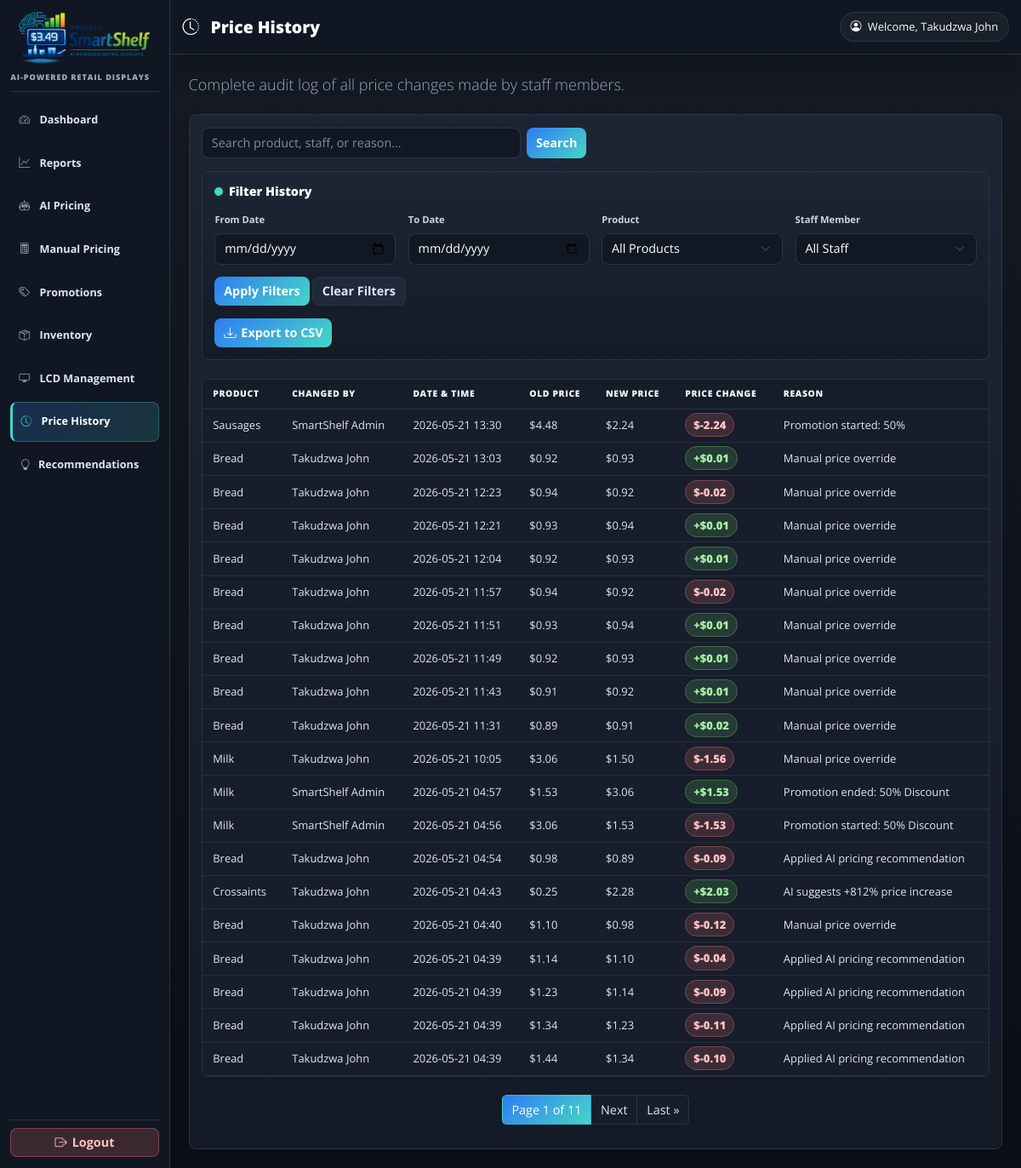
/ProjectSmartShelf/price-history/ (signed in), run on the app's committed database.
### ProjectSmartShelf/models.py (models this page shows, shortened)
class PriceHistory(models.Model):
    product = models.ForeignKey(Product, on_delete=models.CASCADE, related_name='price_history')
    changed_by = models.ForeignKey(settings.AUTH_USER_MODEL, on_delete=models.SET_NULL, null=True)
    changed_at = models.DateTimeField(auto_now_add=True)
    old_price = models.DecimalField(max_digits=10, decimal_places=2)
    new_price = models.DecimalField(max_digits=10, decimal_places=2)
    reason = models.TextField(blank=True, default='')
    class Meta:
        ordering = ['-changed_at', '-id']  # Show newest changes first

### checkout/models.py (models this page shows, shortened)
class Product(models.Model):
    name = models.CharField(max_length=200)
    category = models.CharField(max_length=100)
    price = models.DecimalField(max_digits=10, decimal_places=2)
    expiry_date=models.DateField(null=True, blank=True)
    inventory_level = models.IntegerField(default=0, help_text='Current stock count')
    lcd_id = models.IntegerField(default=1, help_text="1, 2, or 3 for the shelf display")
    class Meta:
        ordering = ['name']

### ProjectSmartShelf/views.py (the view)
# urls.py: path("price-history/", views.price_history_view, name="price_history"),
@staff_member_required(login_url='staff_login')
def price_history_view(request):
    history_list = PriceHistory.objects.select_related('product', 'changed_by').all()
    search_query = request.GET.get('search', '')
    if search_query:
        history_list = history_list.filter(
            Q(product__name__icontains=search_query) |
            Q(changed_by__username__icontains=search_query) |
            Q(reason__icontains=search_query)
        )
    start_date = request.GET.get('start_date')
    end_date = request.GET.get('end_date')
    product_id = request.GET.get('product_id')
    user_id = request.GET.get('user_id')
    if start_date:
        start_date_obj = parse_date(start_date)
        if start_date_obj:
            history_list = history_list.filter(changed_at__date__gte=start_date_obj)
    if end_date:
        end_date_obj = parse_date(end_date)
        if end_date_obj:
            history_list = history_list.filter(changed_at__date__lte=end_date_obj)
    if product_id:
        history_list = history_list.filter(product_id=product_id)
    if user_id:
        history_list = history_list.filter(changed_by_id=user_id)
    paginator = Paginator(history_list, 20)
    page_number = request.GET.get('page')
    page_obj = paginator.get_page(page_number)
    for history in page_obj:
        history.price_diff = history.new_price - history.old_price
    products = Product.objects.all().order_by('name')
    staff_users = User.objects.filter(is_staff=True).order_by('username')
    context = {
        'page_obj': page_obj,
        'search_query': search_query,
        'start_date': start_date,
        'end_date': end_date,
        'selected_product': product_id,
        'selected_user': user_id,
        'products': products,
        'staff_users': staff_users,
    }
    return render(request, 'price_history.html', context)

### ProjectSmartShelf/context_processors.py (called while the page is built)
def simulated_date(request):
    active_date = getattr(request, 'simulated_date', None)
    context = {
        'simulated_date': active_date,
        'recommendations_count': 0,
    }
    cached_count = getattr(request, '_recommendations_count', None)
    if cached_count is not None:
        context['recommendations_count'] = cached_count
        return context
    user = getattr(request, 'user', None)
    if not (user and user.is_authenticated and user.is_staff):
        return context
    try:
        from .recommendations import recommendation_count
        context['recommendations_count'] = recommendation_count(active_date or timezone.localdate())
    except Exception:
        context['recommendations_count'] = 0
    return context

### ProjectSmartShelf/ml_models/utils.py (called while the page is built, shortened)
def predict_prices_batch(base_date=None):
    model = ProjectsmartshelfConfig.model
    if not model:
        return []

### ProjectSmartShelf/recommendations.py (called while the page is built, shortened)
def build_recommendations(base_date):
    raw_results = predict_prices_batch(base_date=base_date)
    recommendations = []
    urgency_order = {'high': 0, 'medium': 1, 'low': 2}
    recommendations.sort(key=lambda x: urgency_order.get(x['urgency'], 3))
    return recommendations

def recommendation_count(base_date):
    return len(build_recommendations(base_date))

### ProjectSmartShelf/simulation.py (called while the page is built, shortened)
def parse_simulated_date(value):
    if not value:
        return None

def get_session_simulated_date(request):
    return parse_simulated_date(request.session.get('simulated_date'))

def get_stored_simulated_date():
    state = SimulationState.objects.filter(key=ACTIVE_DAY_KEY).first()
    return state.current_date if state else None

def get_active_simulated_date(request=None):
    if request is not None:
        session_date = get_session_simulated_date(request)
        if session_date:
            set_active_simulated_date(request, session_date)
            return session_date
    stored_date = get_stored_simulated_date()
    if stored_date:
        if request is not None:
            request.simulated_date = stored_date
        return stored_date

### ProjectSmartShelf/templates/price_history.html (shortened to what this page needs)
{% extends "base.html" %}
{% load static %}
{% block page_title %}<i class="bi bi-clock-history me-2"></i>Price History{% endblock %}
{% block content %}
<div class="mb-4">
    <p class="lead">Complete audit log of all price changes made by staff members.</p>
</div>
<div class="card shadow-sm">
    <div class="card-body">
        <div class="row mb-3">
            <div class="col-md-6">
                <form method="get" class="d-flex">
                    <input type="text" name="search" class="form-control search-box me-2" placeholder="Search product, staff, or reason..." value="{{ search_query }}">
                    <button type="submit" class="btn btn-primary">Search</button>
                </form>
            </div>
        </div>
        <div class="card shadow-sm mb-4">
            <div class="card-body">
                <h5 class="card-title mb-3">Filter History</h5>
                <form method="get" class="row g-3">
                    <div class="col-md-3">
                        <label for="start_date" class="form-label">From Date</label>
                        <input type="date" name="start_date" id="start_date" class="form-control" value="{{ start_date }}">
                    </div>
                    <div class="col-md-3">
                        <label for="end_date" class="form-label">To Date</label>
                        <input type="date" name="end_date" id="end_date" class="form-control" value="{{ end_date }}">
                    </div>
                    <div class="col-md-3">
                        <label for="product_id" class="form-label">Product</label>
                        <select name="product_id" id="product_id" class="form-select">
                            <option value="">All Products</option>
                        </select>
                    </div>
                    <div class="col-md-3">
                        <label for="user_id" class="form-label">Staff Member</label>
                        <select name="user_id" id="user_id" class="form-select">
                            <option value="">All Staff</option>
                        </select>
                    </div>
                    <div class="col-12">
                        <button type="submit" class="btn btn-primary">Apply Filters</button>
                        <a href="{% url 'price_history' %}" class="btn btn-secondary">Clear Filters</a>
                        <div class="col-12 mt-3">
                            <a href="{% url 'export_price_history_csv' %}?{{ request.GET.urlencode }}" class="btn btn-success">
                                <i class="bi bi-download"></i> Export to CSV
                            </a>
                        </div>
                    </div>
                </form>
            </div>
        </div>
        <div class="table-responsive">
            <table class="table table-hover align-middle">
                <thead>
                    <tr>
                        <th>Product</th>
                        <th>Changed By</th>
                        <th>Date & Time</th>
                        <th>Old Price</th>
                        <th>New Price</th>
                        <th>Price Change</th>
                        <th>Reason</th>
                    </tr>
                </thead>
                <tbody>
                    {% for history in page_obj %}
                    <tr>
                        <td>{{ history.product.name }}</td>
                        <td>{{ history.changed_by.get_full_name|default:"SmartShelf Admin" }}</td>
                        <td>{{ history.changed_at|date:"Y-m-d H:i" }}</td>
                        <td>${{ history.old_price|floatformat:2 }}</td>
                        <td>${{ history.new_price|floatformat:2 }}</td>
                        <td>
                            {% with diff=history.price_diff %}
                                <span class="{% if diff > 0 %}trend-up{% elif diff < 0 %}trend-down{% else %}trend-flat{% endif %}">
                                    {% if diff > 0 %}+{% endif %}${{ diff|floatformat:2 }}
                                </span>
                            {% endwith %}
                        </td>
                        <td>{{ history.reason|default:"No reason recorded" }}</td>
                    </tr>
                    {% empty %}
                    <tr>
                        <td colspan="7" class="text-center py-4">No price changes recorded yet.</td>
                    </tr>
                    {% endfor %}
                </tbody>
            </table>
        </div>
        {% if page_obj.has_other_pages %}
        <nav aria-label="Page navigation" class="mt-4">
            <ul class="pagination justify-content-center">
                <li class="page-item active"><span class="page-link">Page {{ page_obj.number }} of {{ page_obj.paginator.num_pages }}</span></li>
                {% if page_obj.has_next %}
                    <li class="page-item"><a class="page-link" href="?page={{ page_obj.next_page_number }}{% if search_query %}&search={{ search_query }}{% endif %}">Next</a></li>
                    <li class="page-item"><a class="page-link" href="?page={{ page_obj.paginator.num_pages }}{% if search_query %}&search={{ search_query }}{% endif %}">Last »</a></li>
                {% endif %}
            </ul>
        </nav>
        {% endif %}
    </div>
</div>
{% endblock %}

### ProjectSmartShelf/templates/base.html (shortened to what this page needs)
{% load static %}
<!DOCTYPE html>
<html lang="en">
<head>
    <link href="https://cdn.jsdelivr.net/npm/bootstrap@5.3.0/dist/css/bootstrap.min.css" rel="stylesheet">
    <link rel="stylesheet" href="https://cdn.jsdelivr.net/npm/bootstrap-icons@1.11.3/font/bootstrap-icons.min.css">
    <link rel="stylesheet" href="{% static 'styles/css/style.css' %}">
    <link rel="stylesheet" href="{% static 'styles/css/smartshelf-theme.css' %}">
</head>
<body>
    <div class="container-fluid p-0">
        <div class="row g-0">
            <div class="col-md-3 col-lg-2 sidebar-column">
                {% include '_sidebar.html' %}
            </div>
            <div class="col-md-9 col-lg-10 right-col">
                <div class="sticky-header">
                    <div class="d-flex justify-content-between flex-wrap flex-md-nowrap align-items-center py-3">
                        <div class="d-flex align-items-center">
                            <h1 class="h2 mb-0">{% block page_title %}Dashboard{% endblock %}</h1>
                        </div>
                        <div class="btn-toolbar">
                            {% if user.is_authenticated %}
                                <i class="bi bi-person-circle me-2 text-light"></i>
                                <span class="text-light">Welcome, {{ user.get_full_name }}</span>
                            {% endif %}
                        </div>
                    </div>
                </div>
                <main class="main-content">
                    {% block content %}{% endblock %}
                </main>
            </div>
        </div>
    </div>
</body>
</html>

### static/styles/css/style.css (style rules this page uses)
* { box-sizing: border-box; }
html, body { height: 100%; font-size: 90%; width: 100%; margin: 0; padding: 0; overflow: hidden; }
body { font-family: 'Open Sans', sans-serif; }
body > .container-fluid, body > .container-fluid > .row { height: 100vh; max-height: 100vh; overflow: hidden; }
.sidebar-column { background-color: #1e1e2f; border-right: 1px solid #2d2d3a; }
.right-col { height: 100vh; display: flex; flex-direction: column; min-height: 0; overflow: hidden; }
.sticky-header { position: sticky; top: 0; background-color: #1e1e2f; z-index: 1000; border-bottom: 1px solid #2d2d3a; padding: 0 1rem; flex-shrink: 0; }
.sticky-header h1 { color: #ffffff; font-weight: 600; }
.main-content { flex: 1; min-height: 0; overflow-y: auto; padding: 1.5rem; }
.table-responsive { overflow-x: auto; -webkit-overflow-scrolling: touch; }
h1, h2, h3, h4, h5, h6 { font-weight: 600; }
.table thead th { position: sticky; top: 0; z-index: 1; }
.table td, .table th { vertical-align: middle; }

### ProjectSmartShelf/templates/price_history.html (style rules this page uses)
.main-content { background-color: #0f0f1a !important; }
.lead { color: #cdd9ed !important; }
.card, .card-body { background-color: #1e1e2f !important; border-color: #2d2d3a !important; }
.card-title { color: #ffffff !important; border-left: 4px solid #0d6efd !important; padding-left: 0.75rem; }
.table, .table tbody, .table tr, .table td, .table th, .table thead, .table tfoot { background-color: #1e1e2f !important; color: #cdd9ed !important; }
.table thead th { background-color: #2d2d3a !important; color: #ffffff !important; border-bottom: 2px solid #3d3d4a !important; }
.table tbody tr { border-bottom: 1px solid #2d2d3a !important; }
.pagination .page-link { background-color: #1e1e2f; border-color: #2d2d3a; color: #cdd9ed; }
.pagination .active .page-link { background-color: #0d6efd; border-color: #0d6efd; color: white; }
.search-box { background-color: #2d2d3a; border: 1px solid #3d3d4a; color: #e9ecef; }
.form-label { color: #cdd9ed !important; font-weight: 500; margin-bottom: 0.5rem; }
.form-control, .form-select { background-color: #2d2d3a !important; border: 1px solid #3d3d4a !important; color: #e9ecef !important; border-radius: 0.5rem; }
.form-control::placeholder { color: #8b949e !important; }
.card { background-color: #1e1e2f !important; border: 1px solid #2d2d3a !important; }
.card-title { color: #ffffff !important; }
.btn-secondary { background-color: #495057 !important; border: none !important; }

### data on the page
PriceHistory: product.name "Sausages", changed_by.get_full_name "SmartShelf Admin", changed_at "2026-05-21 13:30", old_price "4.48", new_price "2.24", price_diff "-2.24", reason "Promotion started: 50%"
PriceHistory: product.name "Bread", changed_by.get_full_name "Takudzwa John", changed_at "2026-05-21 13:03", old_price "0.92", new_price "0.93", price_diff "0.01", reason "Manual price override"
PriceHistory: product.name "Bread", changed_by.get_full_name "Takudzwa John", changed_at "2026-05-21 12:23", old_price "0.94", new_price "0.92", price_diff "-0.02", reason "Manual price override"
PriceHistory: product.name "Bread", changed_by.get_full_name "Takudzwa John", changed_at "2026-05-21 12:21", old_price "0.93", new_price "0.94", price_diff "0.01", reason "Manual price override"
PriceHistory: product.name "Bread", changed_by.get_full_name "Takudzwa John", changed_at "2026-05-21 12:04", old_price "0.92", new_price "0.93", price_diff "0.01", reason "Manual price override"
PriceHistory: product.name "Bread", changed_by.get_full_name "Takudzwa John", changed_at "2026-05-21 11:57", old_price "0.94", new_price "0.92", price_diff "-0.02", reason "Manual price override"
PriceHistory: product.name "Bread", changed_by.get_full_name "Takudzwa John", changed_at "2026-05-21 11:51", old_price "0.93", new_price "0.94", price_diff "0.01", reason "Manual price override"
PriceHistory: product.name "Bread", changed_by.get_full_name "Takudzwa John", changed_at "2026-05-21 11:49", old_price "0.92", new_price "0.93", price_diff "0.01", reason "Manual price override"
PriceHistory: product.name "Bread", changed_by.get_full_name "Takudzwa John", changed_at "2026-05-21 11:43", old_price "0.91", new_price "0.92", price_diff "0.01", reason "Manual price override"
PriceHistory: product.name "Bread", changed_by.get_full_name "Takudzwa John", changed_at "2026-05-21 11:31", old_price "0.89", new_price "0.91", price_diff "0.02", reason "Manual price override"
PriceHistory: product.name "Milk", changed_by.get_full_name "Takudzwa John", changed_at "2026-05-21 10:05", old_price "3.06", new_price "1.50", price_diff "-1.56", reason "Manual price override"
PriceHistory: product.name "Milk", changed_by.get_full_name "SmartShelf Admin", changed_at "2026-05-21 04:57", old_price "1.53", new_price "3.06", price_diff "1.53", reason "Promotion ended: 50% Discount"
PriceHistory: product.name "Milk", changed_by.get_full_name "SmartShelf Admin", changed_at "2026-05-21 04:56", old_price "3.06", new_price "1.53", price_diff "-1.53", reason "Promotion started: 50% Discount"
PriceHistory: product.name "Bread", changed_by.get_full_name "Takudzwa John", changed_at "2026-05-21 04:54", old_price "0.98", new_price "0.89", price_diff "-0.09", reason "Applied AI pricing recommendation"
PriceHistory: product.name "Crossaints", changed_by.get_full_name "Takudzwa John", changed_at "2026-05-21 04:43", old_price "0.25", new_price "2.28", price_diff "2.03", reason "AI suggests +812% price increase"
PriceHistory: product.name "Bread", changed_by.get_full_name "Takudzwa John", changed_at "2026-05-21 04:40", old_price "1.10", new_price "0.98", price_diff "-0.12", reason "Manual price override"
PriceHistory: product.name "Bread", changed_by.get_full_name "Takudzwa John", changed_at "2026-05-21 04:39", old_price "1.14", new_price "1.10", price_diff "-0.04", reason "Applied AI pricing recommendation"
PriceHistory: product.name "Bread", changed_by.get_full_name "Takudzwa John", changed_at "2026-05-21 04:39", old_price "1.23", new_price "1.14", price_diff "-0.09", reason "Applied AI pricing recommendation"
PriceHistory: product.name "Bread", changed_by.get_full_name "Takudzwa John", changed_at "2026-05-21 04:39", old_price "1.34", new_price "1.23", price_diff "-0.11", reason "Applied AI pricing recommendation"
PriceHistory: product.name "Bread", changed_by.get_full_name "Takudzwa John", changed_at "2026-05-21 04:39", old_price "1.44", new_price "1.34", price_diff "-0.10", reason "Applied AI pricing recommendation"

### other printed values
{{ user.get_full_name }} "Takudzwa John"
{{ page_obj.number }} "1"
{{ page_obj.paginator.num_pages }} "11"
